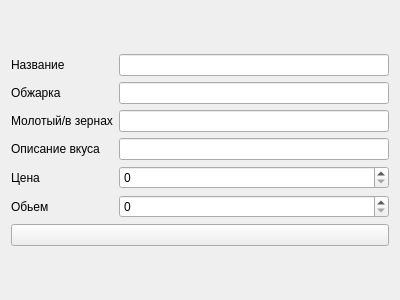
<?xml version="1.0" encoding="UTF-8"?>
<ui version="4.0">
 <class>Form</class>
 <widget class="QWidget" name="Form">
  <property name="geometry">
   <rect>
    <x>0</x>
    <y>0</y>
    <width>400</width>
    <height>300</height>
   </rect>
  </property>
  <property name="windowTitle">
   <string>Form</string>
  </property>
  <layout class="QGridLayout" name="gridLayout_2">
   <item row="0" column="0">
    <layout class="QGridLayout" name="gridLayout">
     <item row="5" column="0">
      <widget class="QLabel" name="label">
       <property name="text">
        <string>Обьем</string>
       </property>
      </widget>
     </item>
     <item row="1" column="1">
      <widget class="QLineEdit" name="wdegree"/>
     </item>
     <item row="6" column="0" colspan="2">
      <widget class="QPushButton" name="pushButton">
       <property name="text">
        <string/>
       </property>
      </widget>
     </item>
     <item row="2" column="1">
      <widget class="QLineEdit" name="wtype"/>
     </item>
     <item row="3" column="1">
      <widget class="QLineEdit" name="wtaste"/>
     </item>
     <item row="0" column="1">
      <widget class="QLineEdit" name="wtitle"/>
     </item>
     <item row="4" column="0">
      <widget class="QLabel" name="label_2">
       <property name="text">
        <string>Цена</string>
       </property>
      </widget>
     </item>
     <item row="3" column="0">
      <widget class="QLabel" name="label_3">
       <property name="text">
        <string>Описание вкуса</string>
       </property>
      </widget>
     </item>
     <item row="2" column="0">
      <widget class="QLabel" name="label_4">
       <property name="text">
        <string>Молотый/в зернах</string>
       </property>
      </widget>
     </item>
     <item row="1" column="0">
      <widget class="QLabel" name="label_5">
       <property name="text">
        <string>Обжарка</string>
       </property>
      </widget>
     </item>
     <item row="0" column="0">
      <widget class="QLabel" name="label_6">
       <property name="text">
        <string>Название</string>
       </property>
      </widget>
     </item>
     <item row="4" column="1">
      <widget class="QSpinBox" name="wprice">
       <property name="maximum">
        <number>99999999</number>
       </property>
      </widget>
     </item>
     <item row="5" column="1">
      <widget class="QSpinBox" name="wamount">
       <property name="maximum">
        <number>99999999</number>
       </property>
      </widget>
     </item>
    </layout>
   </item>
  </layout>
 </widget>
 <resources/>
 <connections/>
</ui>
